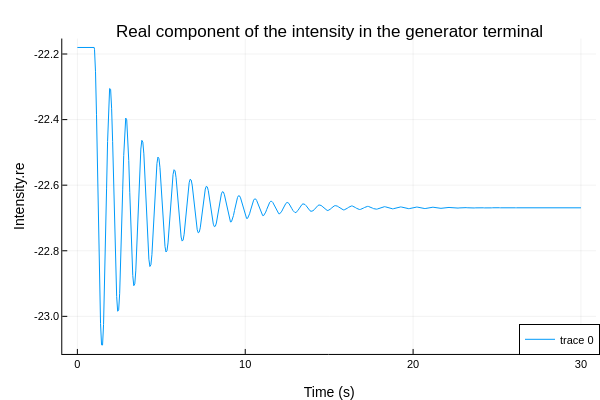

The notebook cell this image was saved under:
### Markdown cell above
We are using the model Dynawo.Examples.SMIB.SMIBStepPm from the Dynawo Modelica library in the master release. This model includes a generator of class Dynawo.Examples.BaseClasses.GeneratorSynchronousInterfaces , which has built-in initialization via the INIT model Dynawo.Electrical.Machines.OmegaRef.GeneratorSynchronousInt_INIT .

We check that we can load the model, run a simulation with OMJulia and plot some results.

### Code cell
# Run the simulation of the dynamic model
resultfile_name = string("SMIB_base", ".csv")
simulate(SMIB,resultfile = resultfile_name,
                simflags = "-override=outputFormat=csv")
resultfile = joinpath(getWorkDirectory(SMIB), resultfile_name)
df = DataFrame(CSV.File(resultfile));

# Plot the real component of the intensity in the generator terminal
plotlyjs()
p2 = plot(df[!, "time"], df[!, "generatorSynchronous.terminal.i.re"], label=["Generator i.re"])
plot!(p2, legend=:bottomright, titlefontsize=12, labelfontsize=10)
title!(p2, "Real component of the intensity in the generator terminal")
xlabel!(p2, "Time (s)")
ylabel!(p2, "Intensity.re")

### Figure 1 — Plotly figure (JSON) as saved in the notebook; plotly's stock layout.template omitted (floating-point values rounded to 4 significant figures; data arrays with more than 128 entries replaced by an {"elided": "..."} marker saying what was removed)
{"data": [{"colorbar": {"len": 0.8761, "title": "", "x": 0.9934, "y": 0.5104}, "legendgroup": ["Generator i.re"], "line": {"color": "rgba(0, 154, 250, 1.000)", "dash": "solid", "shape": "linear", "width": 1}, "mode": "lines", "name": ["Generator i.re"], "showlegend": true, "type": "scatter", "x": {"elided": "504 float values"}, "xaxis": "x", "y": {"elided": "504 float values"}, "yaxis": "y"}], "layout": {"annotations": [{"font": {"color": "rgba(0, 0, 0, 1.000)", "family": "sans-serif", "size": 17}, "rotation": 0, "showarrow": false, "text": "Real component of the intensity in the generator terminal", "x": 0.5486, "xanchor": "center", "xref": "paper", "y": 1, "yanchor": "top", "yref": "paper"}], "height": 400, "legend": {"bgcolor": "rgba(255, 255, 255, 1.000)", "bordercolor": "rgba(0, 0, 0, 1.000)", "borderwidth": 1, "font": {"color": "rgba(0, 0, 0, 1.000)", "family": "sans-serif", "size": 11}, "title": {"font": {"color": "rgba(0, 0, 0, 1.000)", "family": "sans-serif", "size": 15}, "text": ""}, "tracegroupgap": 0, "traceorder": "normal", "x": 1, "xanchor": "right", "y": 0.07, "yanchor": "bottom"}, "margin": {"b": 20, "l": 0, "r": 0, "t": 20}, "paper_bgcolor": "rgba(255, 255, 255, 1.000)", "plot_bgcolor": "rgba(255, 255, 255, 1.000)", "showlegend": true, "width": 600, "xaxis": {"anchor": "y", "domain": [0.1038, 0.9934], "gridcolor": "rgba(0, 0, 0, 0.100)", "gridwidth": 0.5, "linecolor": "rgba(0, 0, 0, 1.000)", "mirror": false, "range": [-0.9, 30.9], "showgrid": true, "showline": true, "showticklabels": true, "tickangle": 0, "tickcolor": "rgb(0, 0, 0)", "tickfont": {"color": "rgba(0, 0, 0, 1.000)", "family": "sans-serif", "size": 11}, "tickmode": "array", "ticks": "inside", "ticktext": ["0", "10", "20", "30"], "tickvals": [0, 10, 20, 30], "title": "Time (s)", "titlefont": {"color": "rgba(0, 0, 0, 1.000)", "family": "sans-serif", "size": 14}, "type": "-", "visible": true, "zeroline": false, "zerolinecolor": "rgba(0, 0, 0, 1.000)"}, "yaxis": {"anchor": "x", "domain": [0.07234, 0.9485], "gridcolor": "rgba(0, 0, 0, 0.100)", "gridwidth": 0.5, "linecolor": "rgba(0, 0, 0, 1.000)", "mirror": false, "range": [-23.11, -22.15], "showgrid": true, "showline": true, "showticklabels": true, "tickangle": 0, "tickcolor": "rgb(0, 0, 0)", "tickfont": {"color": "rgba(0, 0, 0, 1.000)", "family": "sans-serif", "size": 11}, "tickmode": "array", "ticks": "inside", "ticktext": ["-23.0", "-22.8", "-22.6", "-22.4", "-22.2"], "tickvals": [-23, -22.8, -22.6, -22.4, -22.2], "title": "Intensity.re", "titlefont": {"color": "rgba(0, 0, 0, 1.000)", "family": "sans-serif", "size": 14}, "type": "-", "visible": true, "zeroline": false, "zerolinecolor": "rgba(0, 0, 0, 1.000)"}}}
